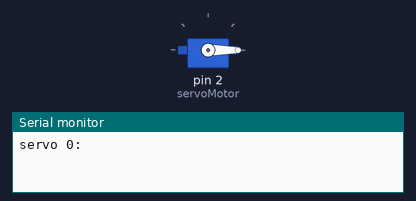
This sketch was run on a simulated Arduino Uno, built with avr-gcc and run on an emulated ATmega328P. Parts: servo, the last lines printed to the serial monitor.

Above: at 0.05 s.
At 4.0 s:
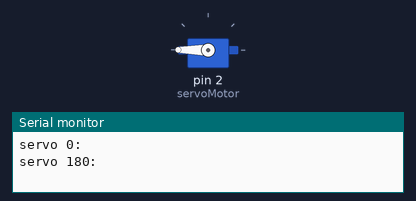
Timing chart, 0 to 5.2 s (numbered marks = the images above):
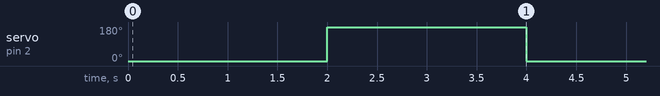

Measured:
- by itself, servo on pin 2 (servoMotor): alternates 180° for 2.0 s and 0° for 2.0 s

The sketch:

servo.ino
```cpp
#include <Servo.h>

Servo servoMotor;

void setup() {
  Serial.begin(9600);
  servoMotor.attach(2);
   servoMotor.write(0); // Set posisi awal servo ke sudut 90 derajat
}

void loop() {
  Serial.println("servo 0:");
  servoMotor.write(0); // Set posisi awal servo ke sudut 90 derajat
  delay(2000); // Tunggu selama 1 detik sebelum mengulangi gerakan
  // Kembalikan servo ke posisi awal (90 derajat)
  Serial.println("servo 180:");
  servoMotor.write(180); // Set posisi awal servo ke sudut 90 derajat
  delay(2000);
}
```
